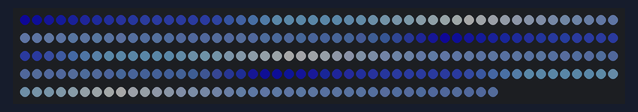
Recording of a sketch running on a simulated Arduino Uno, built with avr-gcc and run on an emulated ATmega328P. Shown: 240 RGB LEDs in strip order, left to right, continuing on the next row. Dim RGB values are drawn brighter than linear.

Above: at 3.18 s.
At 6.67 s:
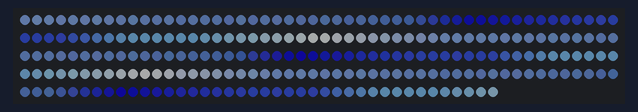
At 11.43 s:
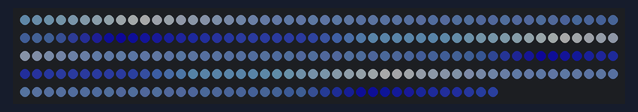
At 20.0 s:
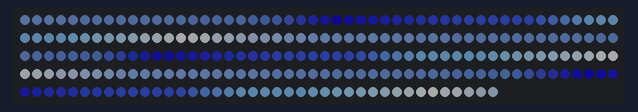
At 29.2 s:
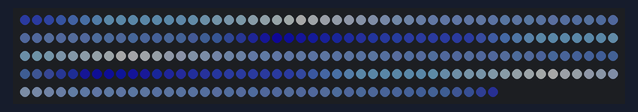
At 39.67 s:
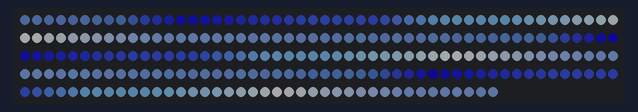

The sketch:

winterPalletUno.ino
```cpp
#include <FastLED.h>

#define LED_PIN     3
#define NUM_LEDS    240
#define BRIGHTNESS  64
#define LED_TYPE    WS2812B
#define COLOR_ORDER GRB
CRGB leds[NUM_LEDS];

#define UPDATES_PER_SECOND 100
DEFINE_GRADIENT_PALETTE( Winter_Cold_gp ) {
    0,  12,  9,122,
   32,  50, 69,176,
   76, 128,193,242,
   85, 182,221,245,
   92, 249,250,250,
  100, 184,203,233,
  130, 130,162,219,
  204,  83,109,158,
  255,  48, 69,111};

CRGBPalette16 currentPalette = Winter_Cold_gp;
#define currentBlending LINEARBLEND

void setup() {
    delay(3000); // power-up safety delay
    FastLED.addLeds<LED_TYPE, LED_PIN, COLOR_ORDER>(leds, NUM_LEDS).setCorrection(TypicalLEDStrip);
    FastLED.setBrightness(BRIGHTNESS);
    FastLED.setMaxPowerInVoltsAndMilliamps(5, 1000);
}


void loop(){
    static uint8_t startIndex = 0;
    startIndex = startIndex + 1; /* motion speed */

    FillLEDsFromPaletteColors( startIndex);

    FastLED.show();
    FastLED.delay(1000 / UPDATES_PER_SECOND);
}

void FillLEDsFromPaletteColors( uint8_t colorIndex) {
    uint8_t brightness = 255;

    for( int i = 0; i < NUM_LEDS; i++) {
        leds[i] = ColorFromPalette( currentPalette, colorIndex, brightness, currentBlending);
        colorIndex += 3;
    }
}
```
